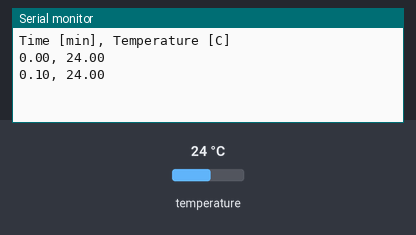
Simulated run of this sketch. Board: Arduino Uno, built with avr-gcc and run on an emulated ATmega328P. On the bench: the last lines printed to the serial monitor. The inputs (shaded band) are chosen by the test bench; at power-on: temperature 24 °C.

Above: at 7.5 s.
7.6 s: temperature set to 12 °C
At 13.9 s:
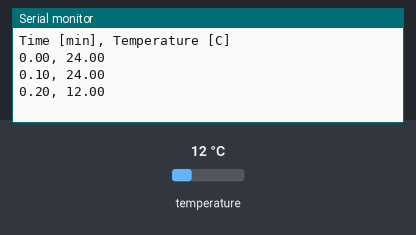
14.6 s: temperature set to 19 °C
At 19.6 s:
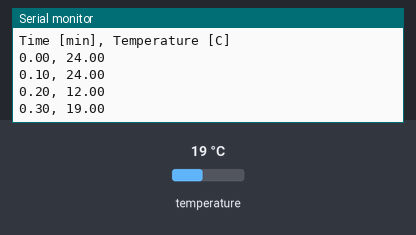
Timing chart, 0 to 21.1 s (numbered marks = the images above; inputs shaded):
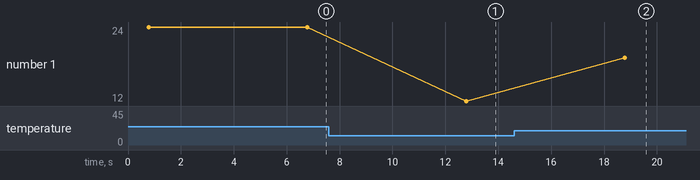

The sketch:

Temperatur.ino
```cpp
// (licence header left out)
/* Measures temperature with the Dallas DS18B20 temperature sensor.
 * Make sure you have both the MAX31850 OneWire and the MAX31850 DallasTemp
 * libraries installed.
 *
 * For instructions how to connect the temperature sensor to Arduino,
 * see http://bildr.org/2011/07/ds18b20-arduino/
 *
 * Writes temperature onto serial, and possibly a serial 7 segment display.
 * See https://learn.sparkfun.com/tutorials/using-the-serial-7-segment-display/
 * for more info.
 */

#include <RBD_Timer.h>

#include <OneWire.h>
#include <DallasTemperature.h>

#include <SoftwareSerial.h>


// Temperature sensor is connected to pin 2
OneWire oneWire(2);
DallasTemperature sensor(&oneWire);

// Connect LCD shield to pin 8, if any.
SoftwareSerial s7s(7, 8);

RBD::Timer tick;


void setup(void)
{
    tick.setTimeout(6000);

    sensor.begin();

    Serial.begin(9600);
    Serial.println("Time [min], Temperature [C]");

    s7s.begin(9600);

    s7s.write(0x76);  // Clear display command

    s7s.write(0x7A);  // Set brightness command,
    s7s.write(255);   // brightness data byte

    s7s.write(0x77);       // Decimal control command,
    s7s.write(B00000010);  // decimal data byte
}


void loop(void)
{
    if (tick.onRestart()) {
        // Measure temperature in Celsius every six seconds, ...
        double currentTime = ((float)millis()) / (60. * 1000.);

        sensor.requestTemperatures();
        double temperature = sensor.getTempCByIndex(0);

        // ... and output values in CSV form.
        Serial.print(currentTime);
        Serial.print(", ");
        Serial.println(temperature);

        char str[5];

        int value = floor(100 * temperature);
        snprintf(str, 5, "%04d", value);
        s7s.print(str);
    }
}
```

Measured:
- after the input at 7.6 s, the serial monitor: prints a new line after 5.2 s (image 1)
- after the input at 14.6 s, the serial monitor: prints a new line after 4.2 s (image 2)
- plotted number 1: 24 → 12 after the input at 7.6 s, 12 → 19 after the input at 14.6 s
